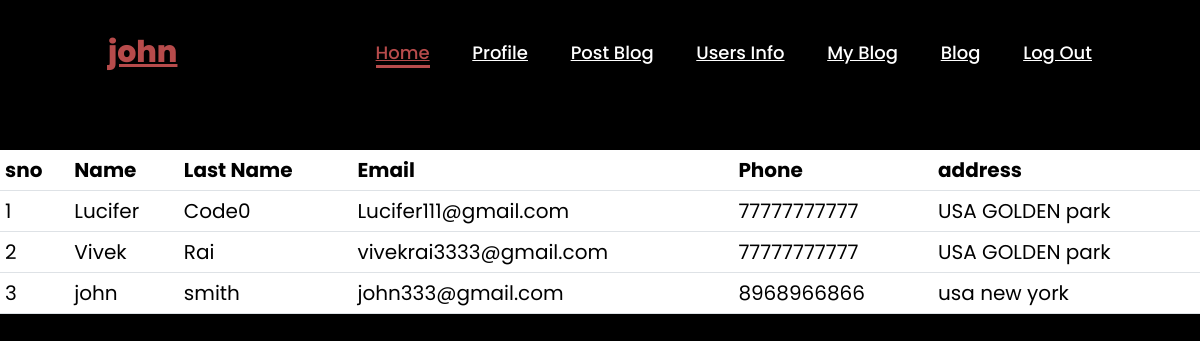
The app's page /table.php (signed in) with its own data.
### tables this page shows
CREATE TABLE `users` (
  `id` int(11) NOT NULL,
  `fname` varchar(250) NOT NULL,
  `lname` varchar(250) NOT NULL,
  `email` varchar(250) NOT NULL,
  `phone` varchar(250) NOT NULL,
  `address` varchar(250) NOT NULL,
  `password` varchar(255) NOT NULL
);

### sessionstart.php (called while the page is built, shortened)
<?php
    if(isset($_SESSION['login'])&& $_SESSION['login']=='true' ){
    $id=$_SESSION['id'];
    include 'server.php';
    $from="SELECT * FROM `users` WHERE `id`='$id'";
   $result=mysqli_query($conn,$from);
   $row=mysqli_fetch_assoc($result);
$fname=$row['fname'];
    }else{
      header('location:login.php');
    }
    ?>

### table.php (the view, shortened to what this page needs)
<!DOCTYPE html>
<html lang="en">
<head>
    <link href="https://cdn.jsdelivr.net/npm/bootstrap@5.3.3/dist/css/bootstrap.min.css" rel="stylesheet">
</head>
<body>
<?php
  require('nav.php')
  ?>
    <table class="table">
        <thead>
          <tr>
            <th scope="col">sno</th>
            <th scope="col">Name</th>
            <th scope="col">Last Name</th>
            <th scope="col">Email</th>
            <th scope="col">Phone</th>
            <th scope="col">address</th>
          </tr>
        </thead>
        <?php
        $sql="SELECT * FROM `users`";
        $result=mysqli_query($conn,$sql);
        while($row=mysqli_fetch_array($result)){
          echo '<tr>';
                echo '<td>' . $row['id'] . '</td>';
                echo '<td>' . $row['fname'] . '</td>';
                echo '<td>' . $row['lname'] . '</td>';
                echo '<td>' . $row['email'] . '</td>';
                echo '<td>' . $row['phone'] . '</td>';
                echo '<td>' . $row['address'] . '</td>';
                echo '</tr>';
        }
        ?>
      </table>
</body>
</html>

### nav.php (shortened to what this page needs)
<?php
include("sessionstart.php");
?>
<!DOCTYPE html>
<html lang="en">
<head>
  <link rel="stylesheet" href="style.css">
</head>
<body>
<header>
        <a href="#" class="logo"> <?php
            echo $fname;
            ?></a>
        <nav >
            <a  href="main.php" class="active"> Home</a>
            <a href="profile.php" >Profile</a>
            <a href="postBlog.php" >Post Blog</a>
            <a href="table.php" >Users Info</a>
            <a href="blog.php" >My Blog</a>
            <a href="allblog.php" >Blog</a>
            <a href="Logout.php" >Log Out</a>
        </nav>
    </header>
</body>
</html>

### style.css (style rules this page uses)
* { margin: 0; padding: 0; box-sizing: border-box; text-decoration: none; border: none; outline: none; font-family: 'Poppins', sans-serif; }
html { font-size: 62.5%; }
body { width: 100%; height: 100vh; overflow-x: hidden; background-color: black; color: white; }
header { margin-top: 20px; position: fixed; top: 0; left: 0; width: 100%; padding: 1rem 9%; background-color: transparent; filter: drop-shadow(10px); display: flex; justify-content: space-between; align-items: center; z-index: 100; }
.logo { font-size: 3rem; color: #b74b4b; font-weight: 800; cursor: pointer; transition: 0.5s ease; }
nav a { font-size: 1.8rem; color: white; margin-left: 4rem; font-weight: 500; transition: 0.3s ease; border-bottom: 3px solid transparent; }
nav a:hover, nav a.active { color: #b74b4b; border-bottom: 3px solid #b74b4b; }

### table.php (style rules this page uses)
table { margin-top: 150px; font-size: 20px; }

### records on screen
users: fname "john", id "3", lname "smith", email "john333@gmail.com", phone "8968966866", address "usa new york"
users: id "1", fname "Lucifer", lname "Code0", email "Lucifer111@gmail.com", phone "77777777777", address "USA GOLDEN park"
users: id "2", fname "Vivek", lname "Rai", email "vivekrai3333@gmail.com", phone "77777777777", address "USA GOLDEN park"
